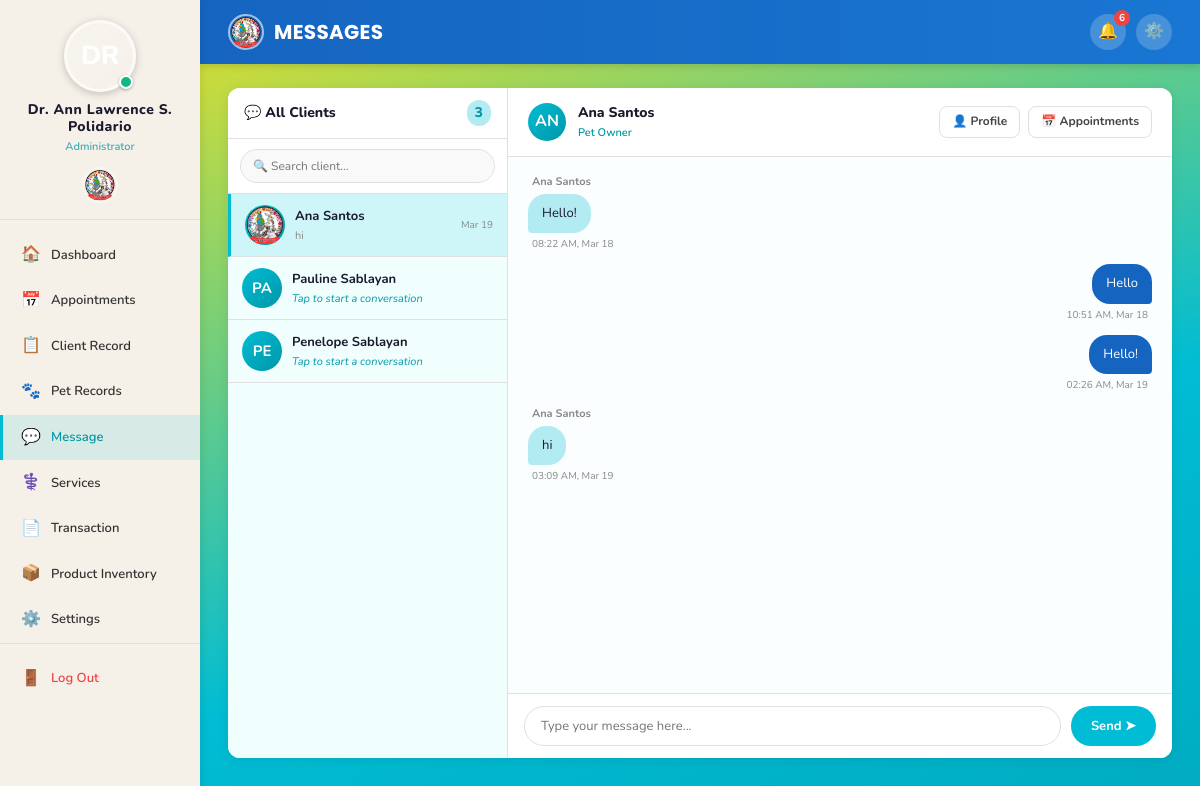
The page /admin/messages.php?contact=2 (signed in) on the database its author committed.
### tables this page shows
CREATE TABLE `users` (
  `id` int(11) NOT NULL,
  `name` varchar(100) NOT NULL,
  `address` varchar(255) DEFAULT NULL,
  `contact_no` varchar(20) DEFAULT NULL,
  `email` varchar(100) NOT NULL,
  `password` varchar(255) NOT NULL,
  `profile_picture` varchar(255) DEFAULT NULL,
  `gender` enum('male','female') DEFAULT 'female',
  `role` enum('user','admin','staff') DEFAULT 'user',
  `position` varchar(100) DEFAULT NULL,
  `status` enum('active','inactive') DEFAULT 'active',
  `created_at` timestamp NOT NULL DEFAULT current_timestamp(),
  `updated_at` timestamp NOT NULL DEFAULT current_timestamp() ON UPDATE current_timestamp()
);

CREATE TABLE `messages` (
  `id` int(11) NOT NULL,
  `sender_id` int(11) NOT NULL,
  `receiver_id` int(11) NOT NULL,
  `message` text NOT NULL,
  `is_read` tinyint(1) DEFAULT 0,
  `created_at` timestamp NOT NULL DEFAULT current_timestamp()
);

### includes/db.php (called while the page is built, shortened)
<?php
function getRow($conn, $sql) {
    $result = mysqli_query($conn, $sql);
    if ($result && mysqli_num_rows($result) > 0) {
        return mysqli_fetch_assoc($result);
    }
    return null;
}
function getRows($conn, $sql) {
    $result = mysqli_query($conn, $sql);
    $rows = [];
    if ($result && mysqli_num_rows($result) > 0) {
        while ($row = mysqli_fetch_assoc($result)) {
            $rows[] = $row;
        }
    }
    return $rows;
}
function getUnreadNotifications($conn, $user_id) {
    $user_id = (int)$user_id;
    $result = mysqli_query($conn, "SELECT COUNT(*) as cnt FROM notifications WHERE user_id = $user_id AND is_read = 0");
    $row = mysqli_fetch_assoc($result);
    return $row['cnt'] ?? 0;
}
?>

### admin/messages.php (the view, shortened to what this page needs)
<?php
require_once '../includes/auth.php';
$admin_id = (int)$_SESSION['user_id'];
$chat_with = isset($_GET['contact']) ? (int)$_GET['contact'] : 0;
$chat_user = null;
if ($chat_with) {
    mysqli_query($conn,
        "UPDATE messages SET is_read=1
         WHERE sender_id=$chat_with AND receiver_id=$admin_id AND is_read=0");
    $chat_user = getRow($conn, "SELECT * FROM users WHERE id=$chat_with AND role='user'");
}
$conversation = [];
if ($chat_with) {
    $conversation = getRows($conn,
        "SELECT m.*, u.name AS sender_name
         FROM messages m
         JOIN users u ON m.sender_id = u.id
         WHERE (m.sender_id=$admin_id AND m.receiver_id=$chat_with)
            OR (m.sender_id=$chat_with AND m.receiver_id=$admin_id)
         ORDER BY m.created_at ASC");
}
$contacts = getRows($conn,
    "SELECT u.id, u.name, u.profile_picture,
            (SELECT m2.message FROM messages m2
             WHERE (m2.sender_id=u.id AND m2.receiver_id=$admin_id)
                OR (m2.sender_id=$admin_id AND m2.receiver_id=u.id)
             ORDER BY m2.created_at DESC LIMIT 1) AS last_msg,
            (SELECT COUNT(*) FROM messages m3
             WHERE m3.sender_id=u.id
               AND m3.receiver_id=$admin_id
               AND m3.is_read=0) AS unread_count,
            (SELECT m4.created_at FROM messages m4
             WHERE (m4.sender_id=u.id AND m4.receiver_id=$admin_id)
                OR (m4.sender_id=$admin_id AND m4.receiver_id=u.id)
             ORDER BY m4.created_at DESC LIMIT 1) AS last_time
     FROM users u
     WHERE u.role='user' AND u.status='active'
     ORDER BY last_time DESC, u.name ASC");
?>
<!DOCTYPE html>
<html lang="en">
<head>
    <link rel="stylesheet" href="../assets/css/style.css">
</head>
<body>
<div class="app-wrapper">
    <?php include '../includes/sidebar_admin.php'; ?>
    <div class="main-content">
        <div class="topbar">
            <div class="topbar-title" style="display:flex;align-items:center;gap:10px;">
                <img src="../assets/css/images/pets/logo.png" alt="Logo"
                     style="width:36px;height:36px;border-radius:50%;object-fit:cover;border:2px solid rgba(255,255,255,0.6);"
                     onerror="this.style.display='none';">
                MESSAGES
            </div>
            <div class="topbar-actions">
                <a href="notifications.php" class="topbar-btn" title="Notifications">
                    🔔
                    <?php $unread_notif = getUnreadNotifications($conn, $_SESSION['user_id']); if ($unread_notif > 0): ?>
                        <span class="badge-count"><?= $unread_notif ?></span>
                    <?php endif; ?>
                </a>
                <a href="settings.php" class="topbar-btn" title="Settings">⚙️</a>
            </div>
        </div>
        <div class="page-body" style="padding-bottom:0;">
            <div class="msg-layout">
                <div class="contacts-panel">
                    <div class="contacts-header">
                        <span>💬 All Clients</span>
                        <span class="contacts-count"><?= count($contacts) ?></span>
                    </div>
                    <div class="contacts-search">
                        <input type="text" id="contactSearch"
                               placeholder="🔍 Search client..."
                               oninput="filterContacts(this.value)">
                    </div>
                    <div class="contacts-list" id="contactsList">
                        <?php if (empty($contacts)): ?>
                            <div class="no-contacts">
                                <div style="font-size:32px;margin-bottom:8px;">👤</div>
                                <p>No registered clients yet.</p>
                            </div>
                        <?php else: ?>
                            <?php foreach ($contacts as $ct):
                                $is_active = ($ct['id'] == $chat_with) ? 'active' : '';
                                $initials  = strtoupper(substr($ct['name'], 0, 2));
                                $has_msg   = !empty($ct['last_msg']);
                                $preview   = $has_msg
                                    ? (strlen($ct['last_msg']) > 30 ? substr($ct['last_msg'],0,30).'...' : $ct['last_msg'])
                                    : 'Tap to start a conversation';
                                $time_str  = $ct['last_time'] ? date('M d', strtotime($ct['last_time'])) : '';
                            ?>
                                <a href="messages.php?contact=<?= $ct['id'] ?>"
                                   class="contact-item <?= $is_active ?>"
                                   data-name="<?= strtolower(htmlspecialchars($ct['name'])) ?>">
                                    <div class="contact-avatar">
                                        <?php if ($ct['profile_picture']): ?>
                                            <img src="../assets/css/images/avatars/<?= htmlspecialchars($ct['profile_picture']) ?>"
                                                 onerror="this.parentElement.textContent='<?= $initials ?>'">
                                        <?php else: ?>
                                            <?= $initials ?>
                                        <?php endif; ?>
                                    </div>
                                    <div class="contact-body">
                                        <div class="contact-name"><?= htmlspecialchars($ct['name']) ?></div>
                                        <div class="contact-preview <?= !$has_msg ? 'new-chat' : '' ?>">
                                            <?= htmlspecialchars($preview) ?>
                                        </div>
                                    </div>
                                    <div class="contact-meta">
                                        <?php if ($time_str): ?>
                                            <span class="contact-time"><?= $time_str ?></span>
                                        <?php endif; ?>
                                    </div>
                                </a>
                            <?php endforeach; ?>
                        <?php endif; ?>
                    </div>
                </div>
                <div class="chat-panel">
                    <?php if ($chat_user): ?>
                    <div class="chat-header">
                        <div class="chat-header-avatar">
                            <?= strtoupper(substr($chat_user['name'],0,2)) ?>
                        </div>
                        <div class="chat-header-info">
                            <div class="chat-name"><?= htmlspecialchars($chat_user['name']) ?></div>
                            <div class="chat-role">Pet Owner</div>
                        </div>
                        <div class="chat-header-actions">
                            <a href="client_records.php?view=<?= $chat_user['id'] ?>"
                               class="chat-action-btn">👤 Profile</a>
                            <a href="appointments.php?search_appt=<?= urlencode($chat_user['name']) ?>&view=list"
                               class="chat-action-btn">📅 Appointments</a>
                        </div>
                    </div>
                    <div class="chat-messages" id="chatMessages">
                        <?php if (empty($conversation)): ?>
                            <div class="chat-empty">
                                <div class="ce-icon">💬</div>
                                <h3>No messages yet</h3>
                                <p>Start the conversation with <?= htmlspecialchars($chat_user['name']) ?></p>
                            </div>
                        <?php else: ?>
                            <?php
                            $prev_sender = null;
                            foreach ($conversation as $msg):
                                $is_sent    = ($msg['sender_id'] == $admin_id);
                                $type       = $is_sent ? 'sent' : 'recv';
                                $show_name  = ($msg['sender_id'] !== $prev_sender);
                                $prev_sender= $msg['sender_id'];
                                $time_str   = date('h:i A', strtotime($msg['created_at']));
                                $date_str   = date('M d', strtotime($msg['created_at']));
                            ?>
                            <div class="msg-group <?= $type ?>">
                                <?php if ($show_name && !$is_sent): ?>
                                    <div class="msg-sender">
                                        <?= htmlspecialchars($msg['sender_name']) ?>
                                    </div>
                                <?php endif; ?>
                                <div class="msg-bubble <?= $type ?>">
                                    <?= nl2br(htmlspecialchars($msg['message'])) ?>
                                </div>
                                <div class="msg-time"><?= $time_str ?>, <?= $date_str ?></div>
                            </div>
                            <?php endforeach; ?>
                        <?php endif; ?>
                    </div>
                    <form method="POST" class="chat-input-area" id="msgForm"
                          onsubmit="return validateMsg()">
                        <input type="text" name="message" id="msgInput"
                               placeholder="Type your message here..."
                               autocomplete="off">
                        <button type="submit" class="send-btn">Send ➤</button>
                    </form>
                    <?php endif; ?>
                </div>
            </div>
        </div>
    </div>
</div>
</body>
</html>

### includes/sidebar_admin.php (shortened to what this page needs)
<?php
$current_page = basename($_SERVER['PHP_SELF']);
$admin_data = getRow($conn, "SELECT name, profile_picture FROM users WHERE id=" . (int)$_SESSION['user_id']);
$admin_name = $admin_data['name'] ?? ($_SESSION['user_name'] ?? 'Administrator');
$admin_pic  = $admin_data['profile_picture'] ?? '';
$admin_initials = strtoupper(substr($admin_name, 0, 2));
$nav_items = [
    ['Dashboard',         'dashboard.php',       '🏠'],
    ['Appointments',      'appointments.php',    '📅'],
    ['Client Record',     'client_records.php',  '📋'],
    ['Pet Records',       'pet_records.php',     '🐾'],
    ['Message',           'messages.php',        '💬'],
    ['Services',          'services.php',        '⚕️'],
    ['Transaction',       'transactions.php',    '📄'],
    ['Product Inventory', 'inventory.php',       '📦'],
    ['Settings',          'settings.php',        '⚙️'],
];
?>
<aside class="sidebar">
    <a href="profile.php" class="sidebar-logo" style="flex-direction:column; align-items:center; padding:20px 16px 16px; gap:10px; text-decoration:none; cursor:pointer; transition:var(--transition);" onmouseover="this.style.background='rgba(0,0,0,0.05)'" onmouseout="this.style.background='transparent'">
        <div style="position:relative; width:72px; height:72px; flex-shrink:0;">
            <?php if ($admin_pic): ?>
                <img src="../assets/images/avatars/<?= htmlspecialchars($admin_pic) ?>"
                     alt="<?= htmlspecialchars($admin_name) ?>"
                     style="width:72px; height:72px; border-radius:50%; object-fit:cover;
                            border:3px solid rgba(255,255,255,0.6); box-shadow:0 2px 8px rgba(0,0,0,0.2);"
                     onerror="this.style.display='none'; this.nextElementSibling.style.display='flex';">
                <div style="display:none; width:72px; height:72px; border-radius:50%;
                            background:linear-gradient(135deg,rgba(255,255,255,0.3),rgba(255,255,255,0.1));
                            border:3px solid rgba(255,255,255,0.6);
                            align-items:center; justify-content:center;
                            font-size:26px; font-weight:800; color:#fff;
                            box-shadow:0 2px 8px rgba(0,0,0,0.2);">
                    <?= $admin_initials ?>
                </div>
            <?php else: ?>
                <div style="width:72px; height:72px; border-radius:50%;
                            background:linear-gradient(135deg,rgba(255,255,255,0.3),rgba(255,255,255,0.1));
                            border:3px solid rgba(255,255,255,0.6);
                            display:flex; align-items:center; justify-content:center;
                            font-size:26px; font-weight:800; color:#fff;
                            box-shadow:0 2px 8px rgba(0,0,0,0.2);">
                </div>
            <?php endif; ?>
            <span style="position:absolute; bottom:3px; right:3px;
                         width:14px; height:14px; border-radius:50%;
                         background:#10b981; border:2px solid #fff;
                         box-shadow:0 1px 3px rgba(0,0,0,0.3);">
            </span>
        </div>
        <div style="text-align:center;">
            <div class="username" style="font-size:14px; font-weight:800; letter-spacing:0.5px;">
                <?= htmlspecialchars($admin_name) ?>
            </div>
            <div class="role" style="font-size:11px; opacity:0.75; margin-top:2px;">
                Administrator
            </div>
        </div>
        <img src="../assets/images/logo.png"
             alt="Ligao Petcare"
             style="width:36px; height:36px; border-radius:50%; object-fit:cover;
                    border:2px solid rgba(255,255,255,0.4); margin-top:2px;"
             onerror="this.style.display='none';">
    </a>
    <nav class="sidebar-nav">
        <?php foreach ($nav_items as $item): ?>
            <?php
                $is_active = ($current_page === $item[1]) ? 'active' : '';
            ?>
            <a href="<?= $item[1] ?>" class="<?= $is_active ?>">
                <span class="nav-icon"><?= $item[2] ?></span>
                <span><?= $item[0] ?></span>
            </a>
        <?php endforeach; ?>
        <div class="nav-logout" style="margin-top:auto; padding-top:12px; border-top:1px solid var(--border);">
            <a href="#" onclick="confirmLogout(event)">
                <span class="nav-icon">🚪</span>
                <span>Log Out</span>
            </a>
        </div>
    </nav>
</aside>

### rows shown on the page
users: name "Dr. Ann Lawrence S. Polidario"
users: profile_picture (picture), name "Ana Santos", preview "hi", time_str "Mar 19", name "AN"
users: name "PA", name "Pauline Sablayan", preview "Tap to start a conversation"
users: name "PE", name "Penelope Sablayan", preview "Tap to start a conversation"
messages: sender.name "Ana Santos", message "Hello!", created_at "08:22 AM", created_at "Mar 18"
messages: message "Hello", created_at "10:51 AM", created_at "Mar 18"
messages: message "Hello!", created_at "02:26 AM", created_at "Mar 19"
messages: sender.name "Ana Santos", message "hi", created_at "03:09 AM", created_at "Mar 19"

### other values the page prints
$item[2] "🏠"
$item[0] "Dashboard"
$item[2] "📅"
$item[0] "Appointments"
$item[2] "📋"
$item[0] "Client Record"
$item[2] "🐾"
$item[0] "Pet Records"
$item[2] "💬"
$item[0] "Message"
$item[2] "⚕️"
$item[0] "Services"
$item[2] "📄"
$item[0] "Transaction"
$item[2] "📦"
